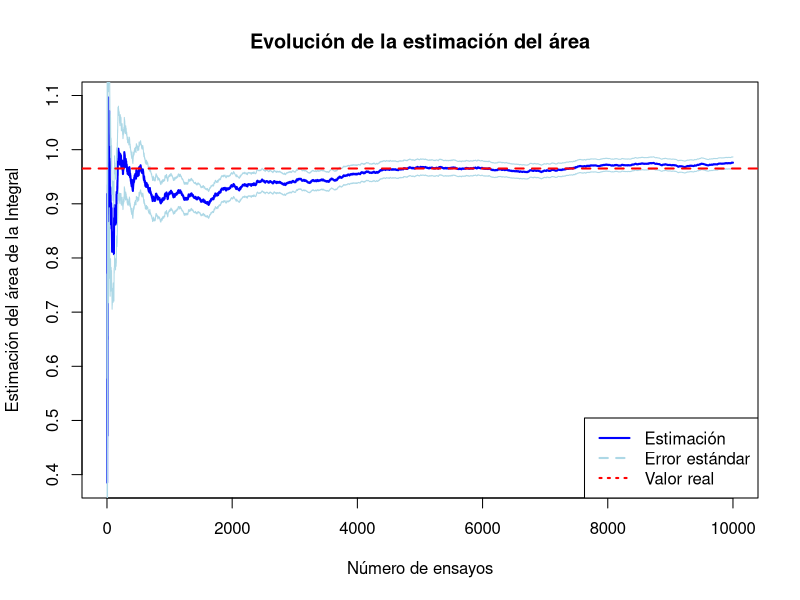
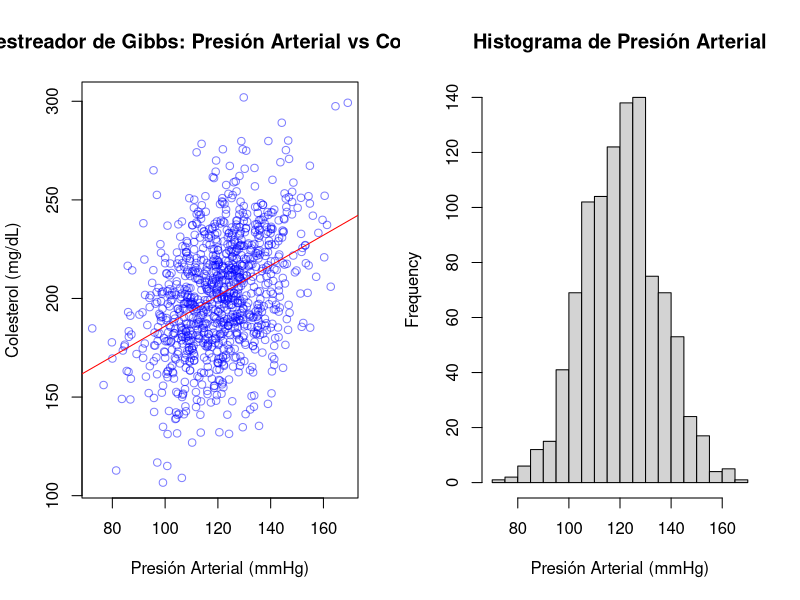
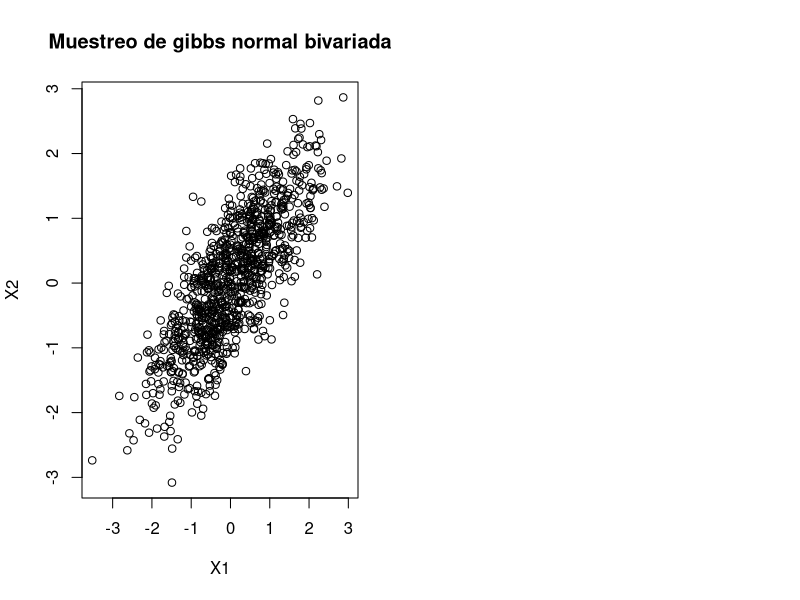

Reproduce these figures in R, in order.
## ---- chunk 1
I <- 103/105 + sin(100)/200 - sin(40)/80 + cos(30)/30 - cos(70)/70 ; I
## ---- chunk 2
set.seed(12345)
m <- 10000 # Número de ensayos
x <- runif(m) # Creamos n datos aleatorios uniformes(0,1)
f <- function (x) {(cos(50 * x) + sin(20 * x))^2} #Función f(x) a integrar
estimacionp <- mean(f(x)) ; estimacionp # Estimación monte carlo
## ---- chunk 3
# Calculamos las estimaciones acumulativas
estimaciones <- cumsum(f(x)) / (1:m) 

# Calculamos el error estándar asociado
sd <- sqrt(cumsum((f(x) - estimaciones)^2)) / (1:m)

# Código para generar el gráfico:
plot(1:m, estimaciones,
     type = "l",
     col = "blue",
     lwd = 2,
     xlab = "Número de ensayos",
     ylab = "Estimación del área de la Integral",
     main = "Evolución de la estimación del área")
# Se agregan las lineas de los errores
lines(1:m, estimaciones + sd,
      col = "lightblue",
      lty = 1) 
lines(1:m, estimaciones - sd,
      col = "lightblue",
      lty = 1)
# Agregamos el valor real
abline(h = I,
       col = "red",
       lty = 2,
       lwd = 2)
# Leyenda con cada linea
legend("bottomright", legend = c("Estimación", "Error estándar", "Valor real"),
       col = c("blue", "lightblue", "red"), lty = c(1, 2, 3), lwd = 2) # agregamos
## ---- chunk 4
set.seed(12345)

# Función del límite superior del intervalo de confianza
ls <- function(x){((length(x) - 1))*var(x)/qchisq(p = 0.05, df = length(x) - 1)}

# Generamos una matriz de 1000 filas y 20 columnas con muestras aleatorias de una N(0, 4)
mx <- matrix(rnorm(n = 1000 * 20, mean = 0, sd = 2), nrow = 1000, ncol = 20)

# Para cada réplica calculamos el límite superior del intervalo
lss <- apply(mx, 1, ls)

# Contar cuántos contienen la varianza
verdaderos <- sum(lss >= 4)
# Calculamos la proporción
prop <- verdaderos/1000 ; prop

## ---- chunk 5
set.seed(12345)

# Función del intervalo de confianza
ls <- function(x){((length(x) - 1))*var(x)/qchisq(p = 0.05, df = length(x) - 1)}

# Genera una matriz de 1000 filas y 20 columnas con muestras de una chi cuadrado con 2 grados de libertad
mx <- matrix(rchisq(n = 1000 * 20, df = 2), nrow = 1000, ncol = 20)


# Para cada réplica calculamos el límite superior del intervalo
lss <- apply(mx, 1, ls)

# Contar cuántos contienen la varianza
verdaderos <- sum(lss >= 4)
# Calculamos la proporción
prop <- verdaderos/1000 ; prop

## ---- chunk 6
# Parámetros
mu_X <- 120  # Media de la presión arterial
mu_Y <- 200  # Media del colesterol
sigma_X <- 15 # Desviación estándar de la presión arterial
sigma_Y <- 30 # Desviación estándar del colesterol
rho <- 0.4    # Correlación

# Inicialización
n_iter <- 1000  # Número de iteraciones
X <- numeric(n_iter)  # Almacena las muestras de la presión arterial
Y <- numeric(n_iter)  # Almacena las muestras de colesterol

# Valores iniciales
X[1] <- mu_X  # Inicializar en la media
Y[1] <- mu_Y  # Inicializar en la media

# Muestreador de Gibbs
for (i in 2:n_iter) {
  # Muestrear X dado Y
  Y[i - 1] <- Y[i - 1]  # Mantener el valor actual de Y
  X[i] <- rnorm(1, 
                mean = mu_X + rho * (sigma_X / sigma_Y) * (Y[i - 1] - mu_Y),
                sd = sigma_X * sqrt(1 - rho^2))
  
  # Muestrear Y dado X
  X[i] <- X[i]  # Mantener el valor actual de X
  Y[i] <- rnorm(1, 
                mean = mu_Y + rho * (sigma_Y / sigma_X) * (X[i] - mu_X),
                sd = sigma_Y * sqrt(1 - rho^2))
}
head(data.frame(X,Y))
# Resultados  
par(mfrow=c(1, 2))
plot(X, Y, main="Muestreador de Gibbs: Presión Arterial vs Colesterol", 
     xlab="Presión Arterial (mmHg)", ylab="Colesterol (mg/dL)", col=rgb(0, 0, 1, 0.5))
abline(lm(Y ~ X), col="red")  # Añadir línea de regresión
hist(X, main="Histograma de Presión Arterial", xlab="Presión Arterial (mmHg)", breaks=30)

## ---- chunk 7

muestreo_gibbs <- function(n, mu1, mu2, sigma1, sigma2, rho){
  # Condicionales en la distribución normal bivariada
  sigma12 <- rho * sigma1 * sigma2
  # Número de iteraciones del muestreador de Gibbs
  n_iter <- n
  x1 <- numeric(n_iter)
  x2 <- numeric(n_iter)
  # Valores iniciales para X1 y X2
  x1[1] <- rnorm(1, mean = mu1, sd = sigma1)
  x2[1] <- rnorm(1, mean = mu2, sd = sigma2)
  # Muestreador de Gibbs
  for (i in 2:n_iter) {
    # Condicional de X1 dado X2
    mean_x1_given_x2 <- mu1 + rho * (sigma1 / sigma2) * (x2[i - 1] - mu2)
    sd_x1_given_x2 <- sqrt((1 - rho^2) * sigma1^2)
    x1[i] <- rnorm(1, mean = mean_x1_given_x2, sd = sd_x1_given_x2)
  
    # Condicional de X2 dado X1
    mean_x2_given_x1 <- mu2 + rho * (sigma2 / sigma1) * (x1[i] - mu1)
    sd_x2_given_x1 <- sqrt((1 - rho^2) * sigma2^2)
    x2[i] <- rnorm(1, mean = mean_x2_given_x1, sd = sd_x2_given_x1)
  }
# Combina las muestras en un data frame
  samples <- data.frame(X1 = x1, X2 = x2)
  return(samples)
}
# Parámetros de la distribución
mu1 <- 0
mu2 <- 0
sigma1 <- 1
sigma2 <- 1
rho <- 0.8
n <- 1000
ej <- muestreo_gibbs(n, mu1, mu2, sigma1, sigma2, rho)
plot(ej, main = "Muestreo de gibbs normal bivariada")
